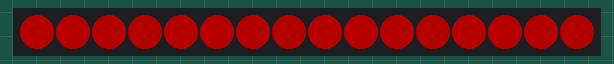
Recording of a program running on a simulated MicroPython board. On the bench: 16 RGB LEDs in strip order, left to right. Dim RGB values are drawn brighter than linear.

Above: at 0.1 s.
At 5.1 s:
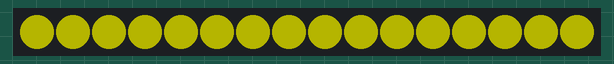
At 7.1 s:
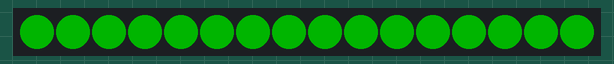
At 12.1 s:
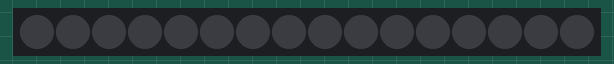

The program:

main.py
```python
# Ejemplo SEMÁFORO con Neopixel circular 16LEDs WS2812B
# Programado por Alex Corvis
# @AlexCorvis84
#
# V0.1 18/11/2018

import time
from machine import Pin
from neopixel import NeoPixel

np = NeoPixel(Pin(4), 16)
n = np.n

while True:
  for i in range(n):
    np[i] = (64, 0, 0)
    np.write()
    "time.sleep_ms(25)"
  time.sleep_ms(5000)
  for i in range(n):
    np[i] = (64, 64, 0)
    np.write()
    "time.sleep_ms(25)"
  time.sleep_ms(2000)
  for i in range(n):
    np[i] = (0, 64, 0)
    np.write()
    "time.sleep_ms(25)"
  time.sleep_ms(5000)

# Apagar todos los LEDs
  for i in range(n):
    np[i] = (0, 0, 0)
    np.write()
  time.sleep_ms(1000)
```

Measured:
- by itself, everything shown: repeats every 13.0 s, in 4 steps
- what the display in image 1 shows lasts 2.0 s, from 5.0 s to 7.0 s
- what the display in image 2 shows lasts 5.0 s, from 7.0 s to 12.0 s
- what the display in image 3 shows lasts 1.0 s, from 12.0 s to 13.0 s
